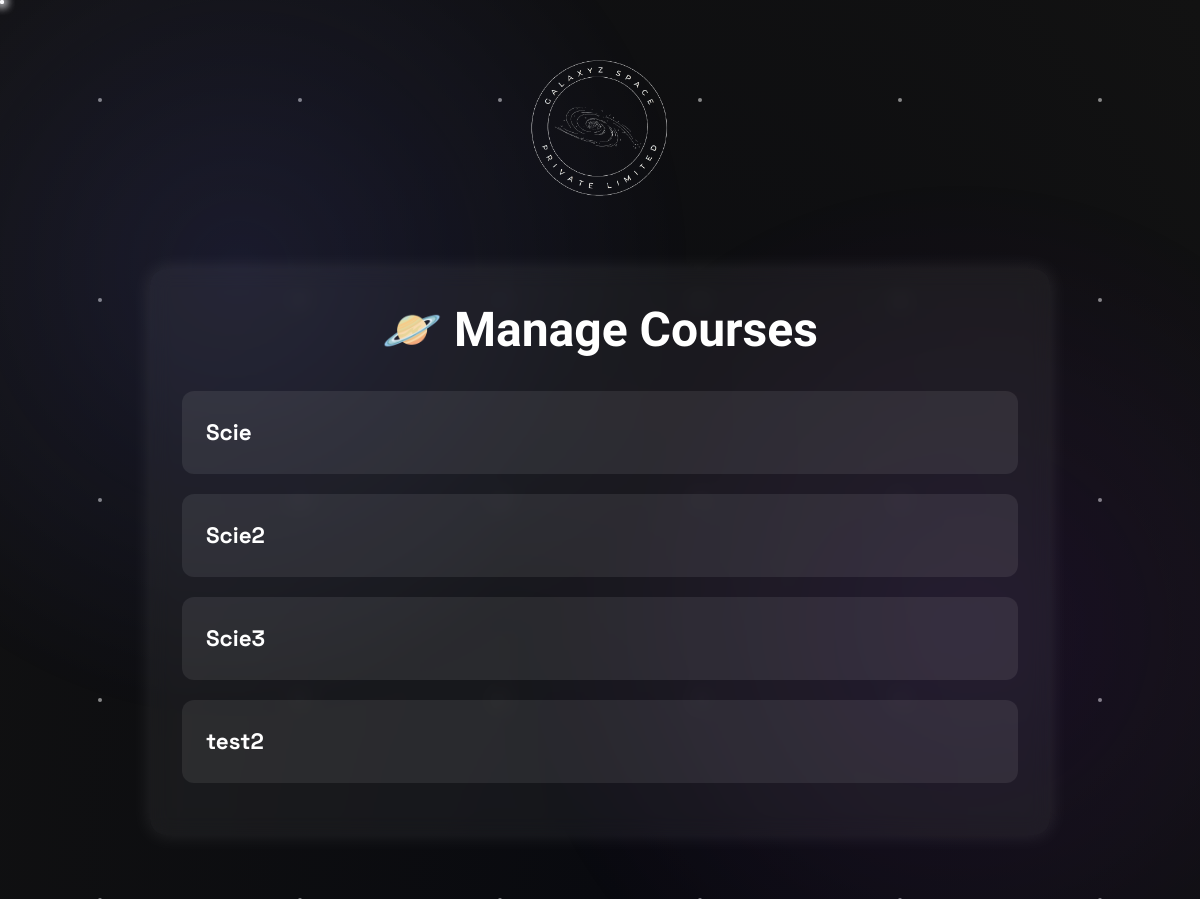
The app's page /users/manage_courses/ (signed in) with its own data.
### users/models.py (models this page shows, shortened)
class Course(models.Model):
    title = models.CharField(max_length=100)
    description = models.TextField()
    price = models.DecimalField(max_digits=6, decimal_places=2)
    instructor = models.CharField(max_length=100)
    duration = models.DurationField(blank=True, null=True)
    numberOfRegisteredUsers = models.IntegerField(default=0)
    created_at = models.DateTimeField(auto_now_add=True)
    poster = models.ImageField(upload_to='course_posters/', null=True, blank=True)
    pdf = models.FileField(upload_to='pdfs/', blank=True, null=True)
    courseVideoLink = models.URLField(max_length=200, null=True, blank=True)

### users/views.py (the view)
# urls.py: path('manage_courses/', views.manage_courses, name='manage_courses'),
@login_required
@user_passes_test(lambda u: u.is_superuser)
def manage_courses(request):
    courses = Course.objects.all()
    return render(request, 'users/manage_courses.html', {'courses': courses})

### users/templates/users/manage_courses.html (shortened to what this page needs)
<!DOCTYPE html>
{% load static %}
<html lang="en">
<head>
  <link rel="stylesheet" href="{% static 'styles/main.css' %}">
</head>
<body>
  <div class="space-background">
    <div class="stars"></div>
    <div class="twinkling"></div>
    <div class="shooting-stars"></div>
    <div class="nebula"></div>
  </div>
      <div class="logo-wrapper">
      <a href="{% url 'home' %}"><img src="{% static 'assets/frontmoving.png' %}" alt="Logo" /></a>
    </div>
  <div class="course-container">
    <h2 style="text-align: center; color: #fff; margin-bottom: 2rem;">🪐 Manage Courses</h2>
{% for course in courses %}
  <div class="course-card" onclick="toggleDetails('{{ course.id }}')">
    <div class="course-title">{{ course.title }}</div>
  </div>
{% empty %}
  <p style="text-align: center; color: #ccc;">No courses available.</p>
{% endfor %}
  </div>
</body>
</html>

### static/styles/main.css (style rules this page uses)
:root { --primary: #0B0E3F; --secondary: #7B2CBF; --accent: #5E60CE; --accent-light: #9D4EDD; --text: #F8F9FA; --text-muted: rgba(248, 249, 250, 0.7); --dark: #121212; --darker: #090A0F; --light: #F2F2F2; --transition: all 0.4s cubic-bezier(0.25, 0.8, 0.25, 1); --gradient: linear-gradient(135deg, var(--accent), var(--secondary)); }
* { margin: 0; padding: 0; box-sizing: border-box; }
html { scroll-behavior: smooth; }
body { font-family: 'Space Grotesk', sans-serif; background-color: var(--dark); color: var(--text); line-height: 1.6; overflow-x: hidden; position: relative; }
.space-background { position: fixed; top: 0; left: 0; width: 100%; height: 100%; z-index: -1; overflow: hidden; }
.stars { position: absolute; top: 0; left: 0; width: 100%; height: 100%; background: radial-gradient(ellipse at bottom, var(--darker) 0%, var(--dark) 100%); z-index: 1; }
.twinkling { position: absolute; top: 0; left: 0; width: 100%; height: 100%; background-size: 200px 200px; z-index: 2; animation: twinkle 200s linear infinite; }
.shooting-stars { position: absolute; top: 0; left: 0; width: 100%; height: 100%; z-index: 3; overflow: hidden; }
.shooting-stars::before { content: ""; position: absolute; width: 4px; height: 4px; background: white; border-radius: 50%; box-shadow: 0 0 10px 2px white; animation: shooting-star 10s linear infinite; }
.shooting-stars::after { content: ""; position: absolute; width: 4px; height: 4px; background: white; border-radius: 50%; box-shadow: 0 0 10px 2px white; animation: shooting-star 15s linear infinite 5s; }
.nebula { position: absolute; top: 0; left: 0; width: 100%; height: 100%; z-index: 4; opacity: 0.3; background: radial-gradient(circle at 20% 30%, rgba(94, 96, 206, 0.5), transparent 40%), radial-gradient(circle at 80% 70%, rgba(123, 44, 191, 0.4), transparent 40%); animation: nebula-pulse 30s alternate infinite; }
h1, h2, h3, h4, h5, h6 { font-family: 'Orbitron', sans-serif; line-height: 1.2; margin-bottom: 1rem; }
h2 { font-size: clamp(2rem, 5vw, 3rem); }

### users/templates/users/manage_courses.html (style rules this page uses)
.course-container { max-width: 900px; margin: 4rem auto; background: rgba(255, 255, 255, 0.05); padding: 2rem; border-radius: 16px; box-shadow: 0 0 20px rgba(255, 255, 255, 0.1); backdrop-filter: blur(10px); }
.course-card { background: rgba(255, 255, 255, 0.08); padding: 1.5rem; margin-bottom: 1.2rem; border-radius: 12px; cursor: pointer; transition: 0.3s; }
.course-title { font-size: 1.4rem; font-weight: bold; color: #fff; }
.logo-wrapper { width: 100%; display: flex; justify-content: center; margin-top: 60px; }
.logo-wrapper img { max-width: 150px; height: auto; }

### records on screen
Course: title "Scie"
Course: title "Scie2"
Course: title "Scie3"
Course: title "test2"
